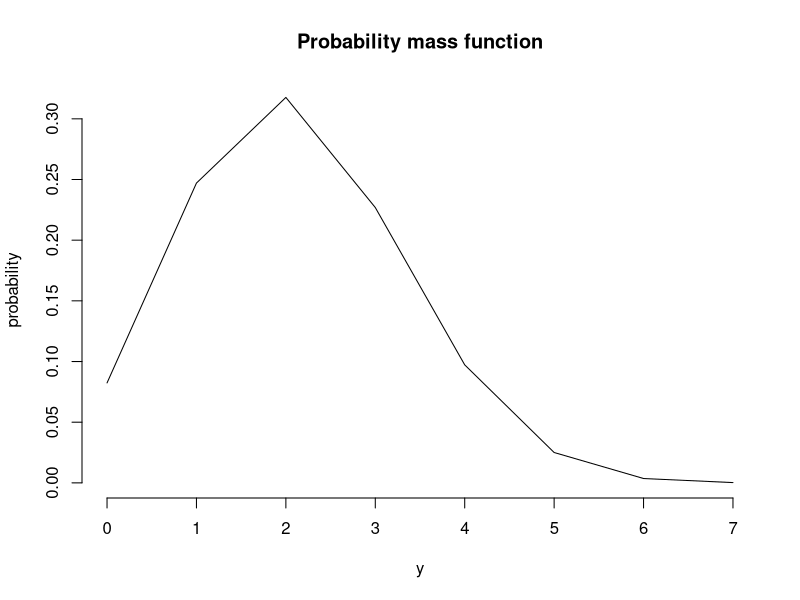
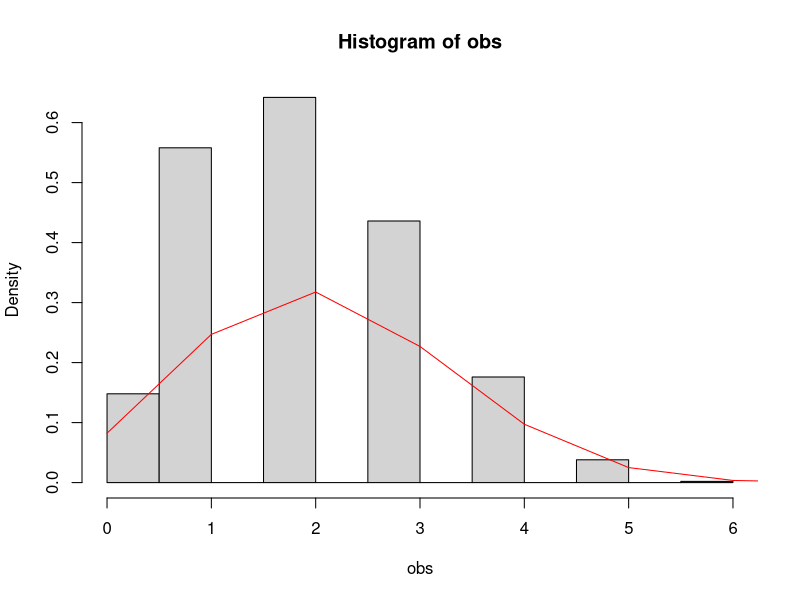

Write the R code that produced these figures, in order.
###################################################################################################
# Project:                 GV300 - LABa02 sessions - Problem Set 2 answers                        #
#                                                                                                 #
# University:              University of Essex                                                    #
#                                                                                                 #
# Programmer:              Lorenzo Crippa                                                         #
#                                                                                                 #
###################################################################################################

# exercise 6
y <- 0:7 # the number of successful applications in 7 countries can go from 0 to 7
mass.function <- dbinom(y, size = 7, prob = 0.3) # probabilities associated with each value of x

# check:
sum(mass.function) # 1, ok

df <- data.frame(y, prob=mass.function) # turn the values into a data frame

plot(df$y, df$prob, type = "l", frame = F, ylab = "probability", xlab = "y", 
     main = "Probability mass function")

# Expected value is the mean: n*p:
mean <- 7*0.3 # 2.1

# variance is n*p*(1-p):
var <- 7*0.3*0.7 # 1.47

############
# GV300: Problem set 2, exercise 7

# draw 1000 random observations from a binomial distribution with n = 7 and p = 0.3

obs <- rbinom(1000, size = 7, p = 0.3)

hist(obs, probability = T)
lines(df$y, df$prob, col = "red")

mean(obs) # 2.205, very close to 2.1
var(obs) # 1.49, very close to 1.47
############